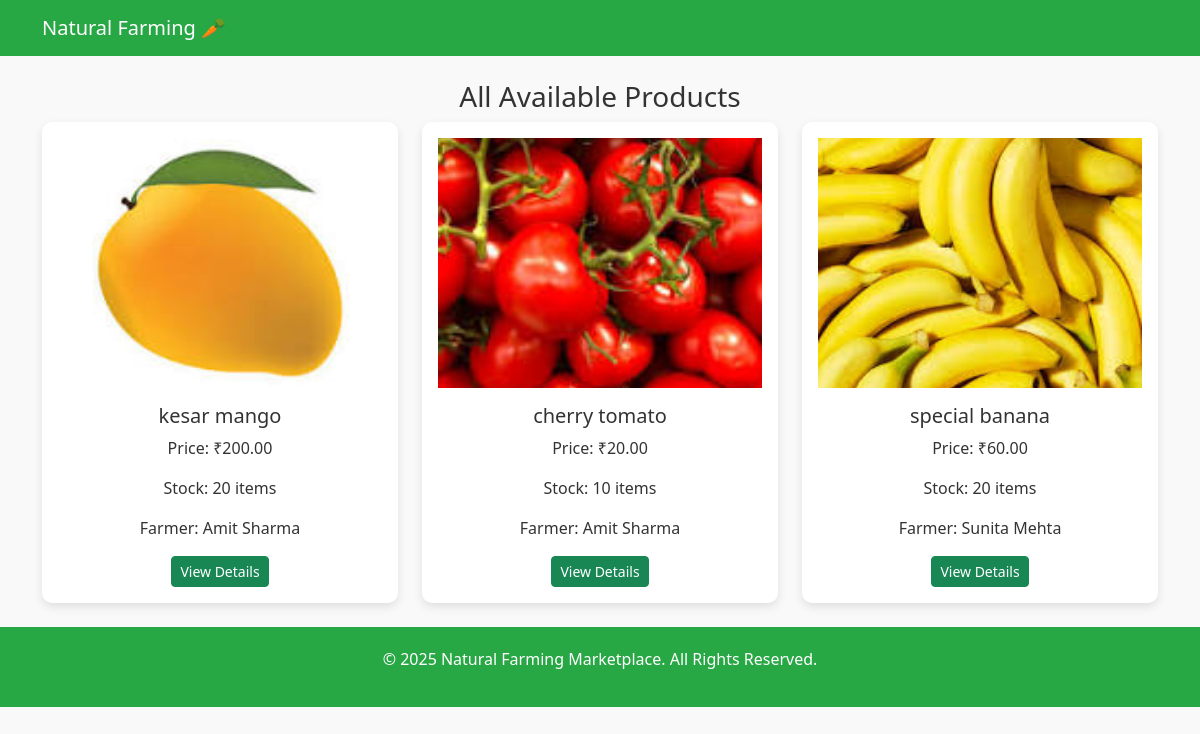
The page /customer/all_products.php (signed in) on the database its author committed.
### tables this page shows
CREATE TABLE `products` (
  `product_id` int(11) NOT NULL,
  `category_id` int(11) NOT NULL,
  `sub_category_id` int(11) NOT NULL,
  `product_name` varchar(255) NOT NULL,
  `product_image` varchar(255) NOT NULL,
  `product_price` decimal(10,2) NOT NULL,
  `stock` int(11) NOT NULL DEFAULT 0,
  `created_at` timestamp NOT NULL DEFAULT current_timestamp(),
  `farmer_id` int(11) NOT NULL
);

CREATE TABLE `farmers` (
  `id` int(11) NOT NULL,
  `full_name` varchar(255) NOT NULL,
  `email` varchar(255) NOT NULL,
  `password` varchar(255) NOT NULL,
  `phone` varchar(15) NOT NULL,
  `address` text NOT NULL,
  `state` varchar(100) NOT NULL,
  `city` varchar(100) NOT NULL,
  `pincode` varchar(10) NOT NULL,
  `certificate_url` varchar(255) NOT NULL,
  `bank_name` varchar(255) NOT NULL,
  `account_number` varchar(20) NOT NULL,
  `ifsc_code` varchar(20) NOT NULL,
  `created_at` timestamp NOT NULL DEFAULT current_timestamp()
);

### customer/all_products.php (the view, shortened to what this page needs)
<?php
require 'db.php';
$products_query = "SELECT p.*, f.full_name AS farmer_name
                   FROM products p
                   JOIN farmers f ON p.farmer_id = f.id
                   WHERE p.stock > 0";
$products_result = $conn->query($products_query);
?>
<!DOCTYPE html>
<html lang="en">
<head>
    <link href="https://cdn.jsdelivr.net/npm/bootstrap@5.3.0/dist/css/bootstrap.min.css" rel="stylesheet">
</head>
<body>
    <nav class="navbar navbar-expand-lg navbar-dark">
        <div class="container">
            <a class="navbar-brand" href="cust_dashboard.php">Natural Farming 🥕</a>
        </div>
    </nav>
    <div class="container mt-4">
        <h3 class="text-center">All Available Products</h3>
        <div class="row">
            <?php while ($product = $products_result->fetch_assoc()): ?>
                <div class="col-md-4 mb-4">
                    <div class="product-card p-3">
                        <img src="uploads/<?php echo htmlspecialchars($product['product_image']); ?>" alt="<?php echo htmlspecialchars($product['product_name']); ?>">
                        <div class="text-center mt-3">
                            <h5><?php echo htmlspecialchars($product['product_name']); ?></h5>
                            <p>Price: ₹<?php echo number_format($product['product_price'], 2); ?></p>
                            <p>Stock: <?php echo $product['stock']; ?> items</p>
                            <p>Farmer: <?php echo htmlspecialchars($product['farmer_name']); ?></p>
                            <a href="product_details.php?product_id=<?php echo $product['product_id']; ?>" class="btn btn-success btn-sm">View Details</a>
                        </div>
                    </div>
                </div>
            <?php endwhile; ?>
        </div>
    </div>
    <footer class="footer">
        <p>&copy; 2025 Natural Farming Marketplace. All Rights Reserved.</p>
    </footer>
</body>
</html>

### customer/all_products.php (style rules this page uses)
body { background-color: #f9f9f9; color: #333; }
.navbar { background-color: #28a745; }
.navbar-brand { color: white; }
.product-card { box-shadow: 0 4px 10px rgba(0, 0, 0, 0.1); border-radius: 10px; background-color: white; transition: 0.3s; height: 100%; }
.product-card img { width: 100%; height: 250px; object-fit: cover; }
.footer { background-color: #28a745; color: white; padding: 20px 0; text-align: center; }

### rows shown on the page
products: product_image (picture), product_name "kesar mango", product_price "200.00", stock "20", farmer.full_name "Amit Sharma"
products: product_image (picture), product_name "cherry tomato", product_price "20.00", stock "10", farmer.full_name "Amit Sharma"
products: product_image (picture), product_name "special banana", product_price "60.00", stock "20", farmer.full_name "Sunita Mehta"
